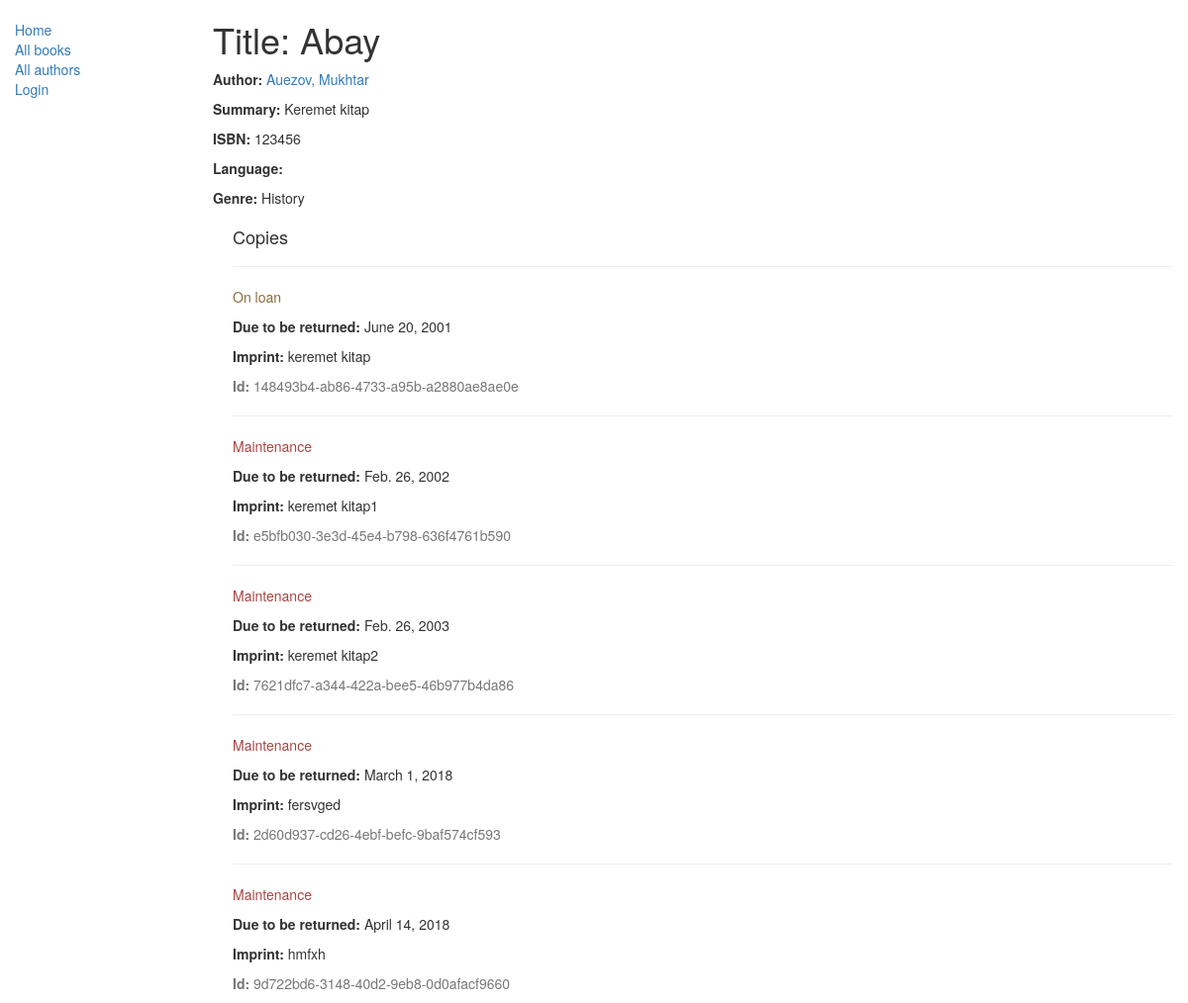
/catalog/book/1, run on the app's committed database.
### catalog/models.py (models this page shows, shortened)
class Book(models.Model):
    title = models.CharField(max_length=200)
    author = models.ForeignKey('Author', on_delete=models.SET_NULL, null=True)
    summary = models.TextField(max_length=1000, help_text='Кітаптың сипаттамасын еңгізіңіз')
    isbn = models.CharField('ISBN',max_length=15, help_text='15 Character <a href="https://www.isbn-international.org/content/what-isbn">ISBN number</a>')
    genre = models.ManyToManyField(Genre, help_text='Select a genre for this book')
    def display_genre(self):
        """
        Creates a string for the Genre. This is required to display genre in Admin.
        """
        return ', '.join([ genre.name for genre in self.genre.all()[:3] ])
    display_genre.short_description = 'Genre'

class Author(models.Model):
    first_name = models.CharField(max_length=100)
    last_name = models.CharField(max_length=100)
    date_of_birth = models.DateField(null=True, blank=True)
    date_of_death = models.DateField('Died', null=True, blank=True)
    class Meta:
        ordering = ["last_name","first_name"]
    def __str__(self):
        return '{0}, {1}'.format(self.last_name,self.first_name)

class Genre(models.Model):
    name = models.CharField(max_length=200, help_text="Санатты енгізіңіз")
    def __str__(self):
        return self.name

class BookInstance(models.Model):
    borrower = models.ForeignKey(User, on_delete=models.SET_NULL, null=True, blank=True)
    id = models.UUIDField(primary_key=True, default=uuid.uuid4, help_text="Unique ID for this particular book across whole library")
    book = models.ForeignKey('Book', on_delete=models.SET_NULL, null=True)
    imprint = models.CharField(max_length=200)
    due_back = models.DateField(null=True, blank=True)
    LOAN_STATUS = (
        ('m', 'Maintenance'),
        ('o', 'On loan'),
        ('a', 'Available'),
        ('r', 'Reserved'),
    )
    status = models.CharField(max_length=1, choices=LOAN_STATUS, blank=True, default='m', help_text='Book availability')
    class Meta:
        ordering = ["due_back"]
        permissions = (("can_mark_returned", "Set book as returned"),)

### catalog/views.py (the view)
# urls.py: path('book/<int:pk>', views.BookDetailView.as_view(), name='book-detail'),
class BookDetailView(generic.DetailView):
    model = Book

### catalog/templates/catalog/book_detail.html
{% extends "base_generic.html" %}
{% block content %}
  <h1>Title: {{ book.title }}</h1>
  <p><strong>Author:</strong> <a href="{% url 'author-detail' book.author.pk %}">{{ book.author }}</a></p>
  <p><strong>Summary:</strong> {{ book.summary }}</p>
  <p><strong>ISBN:</strong> {{ book.isbn }}</p>
  <p><strong>Language:</strong> {{ book.language }}</p>
  <p><strong>Genre:</strong> {% for genre in book.genre.all %} {{ genre }}{% if not forloop.last %}, {% endif %}{% endfor %}</p>
  <div style="margin-left:20px;margin-top:20px">
    <h4>Copies</h4>
    {% for copy in book.bookinstance_set.all %}
    <hr>
    <p class="{% if copy.status == 'a' %}text-success{% elif copy.status == 'm' %}text-danger{% else %}text-warning{% endif %}">{{ copy.get_status_display }}</p>
    {% if copy.status != 'a' %}<p><strong>Due to be returned:</strong> {{copy.due_back}}</p>{% endif %}
    <p><strong>Imprint:</strong> {{copy.imprint}}</p>
    <p class="text-muted"><strong>Id:</strong> {{copy.id}}</p>
    {% endfor %}
  </div>
{% endblock %}

### catalog/templates/base_generic.html (shortened to what this page needs)
<!DOCTYPE html>
<html lang="en">
<head>
  <link rel="stylesheet" href="https://maxcdn.bootstrapcdn.com/bootstrap/3.3.7/css/bootstrap.min.css">
  {% load static %}
  <link rel="stylesheet" href="{% static 'css/styles.css' %}">
</head>
<body>
  <div class="container-fluid">
    <div class="row">
      <div class="col-sm-2">
      {% block sidebar %}
      <ul class="sidebar-nav">
          <li><a href="{% url 'index' %}">Home</a></li>
          <li><a href="{% url 'books' %}">All books</a></li>
          <li><a href="{% url 'authors' %}">All authors</a></li>
          {% if user.is_authenticated %}
     <li>User: {{ user.get_username }}</li>
     <li><a href="{% url 'my-borrowed' %}">My Borrowed</a></li>
     <li><a href="{% url 'logout'%}?next={{request.path}}">Logout</a></li>
   {% else %}
     <li><a href="{% url 'login'%}?next={{request.path}}">Login</a></li>
   {% endif %}
      </ul>
     {% endblock %}
      </div>
      <div class="col-sm-10 ">
      {% block content %}{% endblock %}
      </div>
    </div>
  </div>
</body>
</html>

### catalog/static/css/styles.css (style rules this page uses)
.sidebar-nav { margin-top: 20px; padding: 0; list-style: none; }

### data on the page
Book: title "Abay", author "Auezov, Mukhtar", summary "Keremet kitap", isbn "123456"
Genre: name "History"
BookInstance: status "On loan", due_back "June 20, 2001", imprint "keremet kitap", id "148493b4-ab86-4733-a95b-a2880ae8ae0e"
BookInstance: status "Maintenance", due_back "Feb. 26, 2002", imprint "keremet kitap1", id "e5bfb030-3e3d-45e4-b798-636f4761b590"
BookInstance: status "Maintenance", due_back "Feb. 26, 2003", imprint "keremet kitap2", id "7621dfc7-a344-422a-bee5-46b977b4da86"
BookInstance: status "Maintenance", due_back "March 1, 2018", imprint "fersvged", id "2d60d937-cd26-4ebf-befc-9baf574cf593"
BookInstance: status "Maintenance", due_back "April 14, 2018", imprint "hmfxh", id "9d722bd6-3148-40d2-9eb8-0d0afacf9660"
